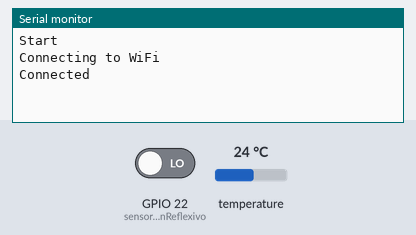
The sketch below on a simulated ESP32. Shown: the last lines printed to the serial monitor. The inputs (shaded band) are chosen by the test bench; at power-on: temperature 24 °C, GPIO 22 (sensorOptionReflexivo) LOW. WiFi joins after 1.5 s; servers stay silent unless stated.

Above: at 3.7 s.
3.8 s: temperature set to 12 °C
At 5.3 s:
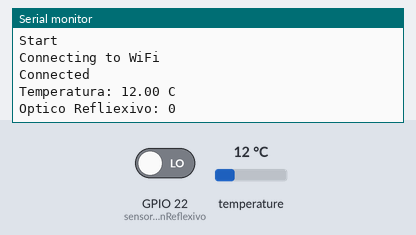
6.4 s: GPIO 22 (sensorOptionReflexivo) driven HIGH
At 8.7 s:
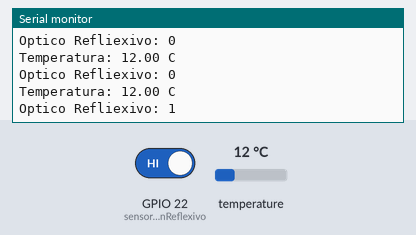
9.0 s: temperature set to 19 °C
At 10.5 s:
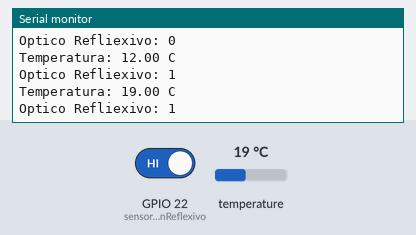

Measured:
- after the input at 3.8 s, the serial monitor: prints a new line after 0.48 s (image 1)
- after the input at 6.4 s, the serial monitor: prints a new line after 1.4 s (image 2)
- after the input at 9.0 s, the serial monitor: prints a new line after 0.61 s (image 3)

The sketch:

esp32-leitura-sensores.ino
```cpp
#include <ThingSpeak.h>
#include <WiFi.h>
#include <OneWire.h> // sensor temperatura
#include <DallasTemperature.h> // sensor temperatura

const int sensorTemperaturaPin = 23;
const int sensorOptionReflexivo = 22;

// objetos
OneWire oneWire(sensorTemperaturaPin); // Cria um objeto OneWire
DallasTemperature sensor(&oneWire); // Informa a referencia da biblioteca dallas temperature para Biblioteca onewire
DeviceAddress endereco_temp; // Cria um endereco temporario da leitura do sensor

// Network parameters
const char* ssid     = "MBS_EXT";
const char* password = "10607620";

// ThingSpeak information
char thingSpeakAddress[] = "api.thingspeak.com";
unsigned long channelID = 1350904;
char* readAPIKey = "C669YRGVI4DF2L03";
char* writeAPIKey = "QD4A1OL80XP6Y9K0";
const unsigned long postingInterval = 120L * 1000L;
unsigned int dataFieldOne = 1;                            // Field to write temperature data
unsigned int dataFieldTwo = 2;                       // Field to write temperature data

unsigned long lastConnectionTime = 0;
long lastUpdateTime = 0;
WiFiClient client;


void setup() {

 pinMode(sensorOptionReflexivo ,INPUT);
  Serial.begin(9600);
  Serial.println("Start");
  connectWiFi();
}

void loop() {
    delay(1000);

  float temperature = leituraSensorTemperatura();
  int opticoReflexivo  = leituraSensorOpticoReflexivo();


  //writeTSData( channelID , dataFieldOne , temperature );
}

void connectWiFi(){

    while (WiFi.status() != WL_CONNECTED) {

        WiFi.begin( ssid, password );
        delay(2500);
        Serial.println("Connecting to WiFi");
    }

    Serial.println( "Connected" );
    ThingSpeak.begin( client );
}


float readTSData( long TSChannel,unsigned int TSField ){

  float data =  ThingSpeak.readFloatField( TSChannel, TSField, readAPIKey );
  Serial.println( " Data read from ThingSpeak: " + String( data, 9 ) );
  return data;

}

// Use this function if you want to write a single field.
int writeTSData( long TSChannel, unsigned int TSField, float data ){
  int  writeSuccess = ThingSpeak.writeField( TSChannel, TSField, data, writeAPIKey ); // Write the data to the channel
  if ( writeSuccess ){

    Serial.println( String(data) + " written to Thingspeak. Status: " + writeSuccess );
    }

    return writeSuccess;
}

// Use this function if you want to write multiple fields simultaneously.
int write2TSData( long TSChannel, unsigned int TSField1, float field1Data, unsigned int TSField2, long field2Data, unsigned int TSField3, long field3Data ){

  ThingSpeak.setField( TSField1, field1Data );
  ThingSpeak.setField( TSField2, field2Data );
  ThingSpeak.setField( TSField3, field3Data );

  int writeSuccess = ThingSpeak.writeFields( TSChannel, writeAPIKey );
  return writeSuccess;
}

float leituraSensorTemperatura(){
  float temperatura = 0;
  sensor.requestTemperatures(); // Envia comando para realizar a conversão de temperatura
  if (!sensor.getAddress(endereco_temp,0)) { // Encontra o endereco do sensor no barramento
    Serial.println("SENSOR TEMPERATURA NAO CONECTADO"); // Sensor conectado, imprime mensagem de erro
  } else {
    temperatura = sensor.getTempC(endereco_temp);
    String message = "Temperatura: ";
    message.concat(String(temperatura));
    message.concat(" C");
    Serial.println(message);
  }
  return temperatura;
}

int leituraSensorOpticoReflexivo(){
  int ret =   digitalRead(sensorOptionReflexivo);
  String message = "Optico Refliexivo: ";
  message.concat(String(ret));
  Serial.println(message);
  return ret;
}
```
